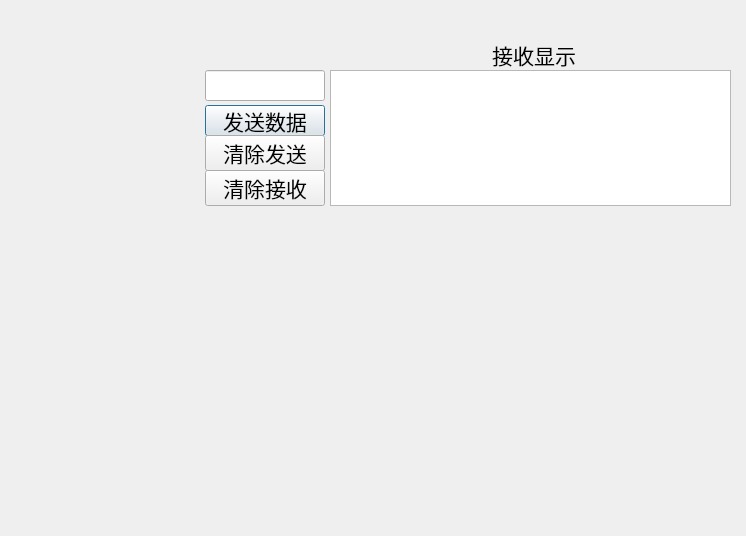
<?xml version="1.0" encoding="UTF-8"?>
<ui version="4.0">
 <class>dialog_SerialSettings</class>
 <widget class="QDialog" name="dialog_SerialSettings">
  <property name="geometry">
   <rect>
    <x>0</x>
    <y>0</y>
    <width>746</width>
    <height>536</height>
   </rect>
  </property>
  <property name="windowTitle">
   <string>Dialog</string>
  </property>
  <widget class="QPushButton" name="pushBtn_serialSenddata">
   <property name="geometry">
    <rect>
     <x>205</x>
     <y>105</y>
     <width>120</width>
     <height>31</height>
    </rect>
   </property>
   <property name="font">
    <font>
     <family>幼圆</family>
     <pointsize>16</pointsize>
     <weight>50</weight>
     <italic>false</italic>
     <bold>false</bold>
    </font>
   </property>
   <property name="text">
    <string>发送数据</string>
   </property>
  </widget>
  <widget class="QLabel" name="label_operator_4">
   <property name="geometry">
    <rect>
     <x>485</x>
     <y>40</y>
     <width>91</width>
     <height>29</height>
    </rect>
   </property>
   <property name="font">
    <font>
     <family>幼圆</family>
     <pointsize>16</pointsize>
     <weight>50</weight>
     <bold>false</bold>
    </font>
   </property>
   <property name="text">
    <string>接收显示</string>
   </property>
   <property name="textFormat">
    <enum>Qt::AutoText</enum>
   </property>
   <property name="alignment">
    <set>Qt::AlignRight|Qt::AlignTrailing|Qt::AlignVCenter</set>
   </property>
  </widget>
  <widget class="QPushButton" name="pushBtn_clearSerialRecv">
   <property name="geometry">
    <rect>
     <x>205</x>
     <y>170</y>
     <width>120</width>
     <height>36</height>
    </rect>
   </property>
   <property name="font">
    <font>
     <family>幼圆</family>
     <pointsize>16</pointsize>
     <weight>50</weight>
     <italic>false</italic>
     <bold>false</bold>
    </font>
   </property>
   <property name="text">
    <string>清除接收</string>
   </property>
  </widget>
  <widget class="QTextBrowser" name="information">
   <property name="geometry">
    <rect>
     <x>330</x>
     <y>70</y>
     <width>401</width>
     <height>136</height>
    </rect>
   </property>
  </widget>
  <widget class="QLineEdit" name="lineEdit_serialSendArea">
   <property name="geometry">
    <rect>
     <x>205</x>
     <y>70</y>
     <width>120</width>
     <height>31</height>
    </rect>
   </property>
   <property name="font">
    <font>
     <family>幼圆</family>
     <pointsize>16</pointsize>
     <weight>50</weight>
     <bold>false</bold>
    </font>
   </property>
   <property name="text">
    <string/>
   </property>
  </widget>
  <widget class="QPushButton" name="pushBtn_clearSerialSend">
   <property name="geometry">
    <rect>
     <x>205</x>
     <y>135</y>
     <width>120</width>
     <height>36</height>
    </rect>
   </property>
   <property name="font">
    <font>
     <family>幼圆</family>
     <pointsize>16</pointsize>
     <weight>50</weight>
     <italic>false</italic>
     <bold>false</bold>
    </font>
   </property>
   <property name="text">
    <string>清除发送</string>
   </property>
  </widget>
 </widget>
 <resources/>
 <connections/>
</ui>
